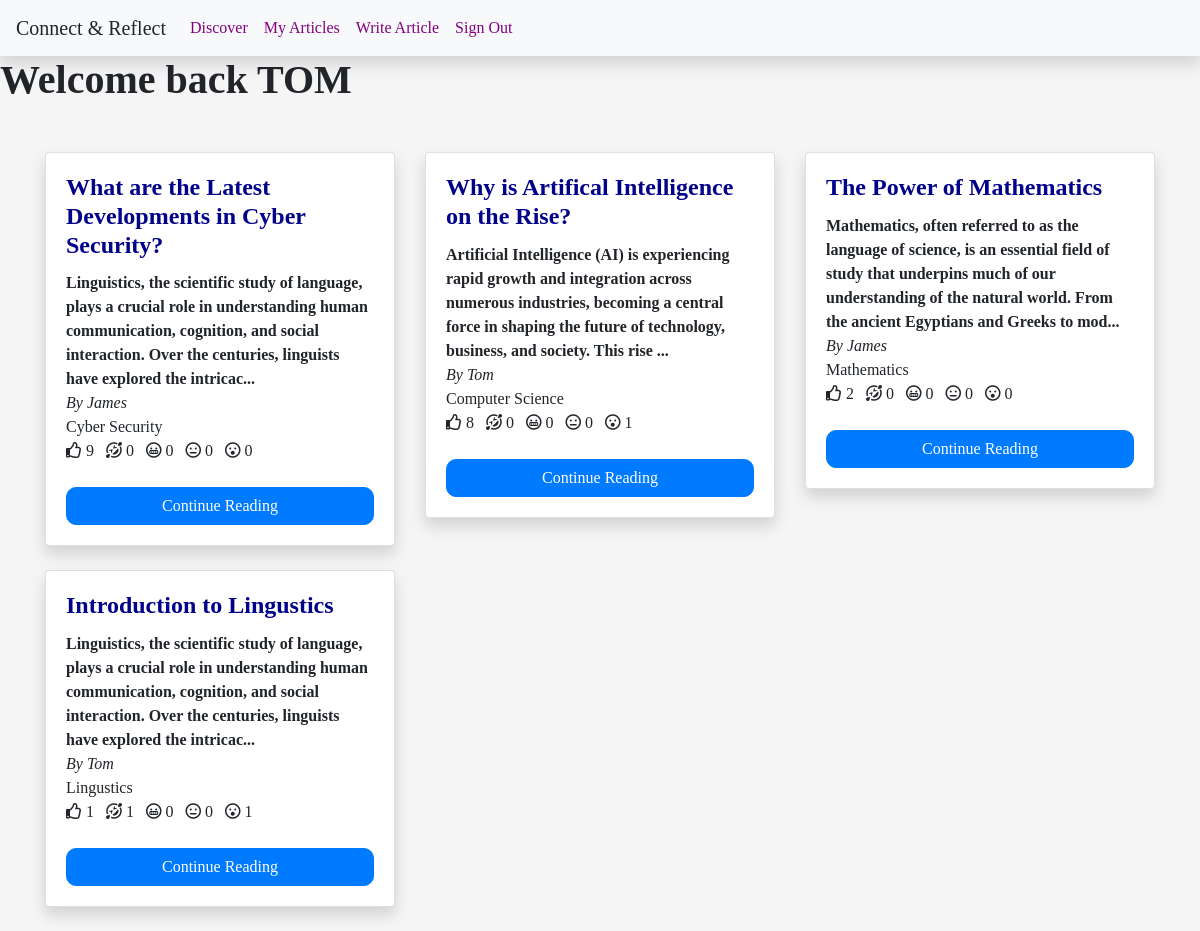
Page /discover (signed in) on the earlier database version.
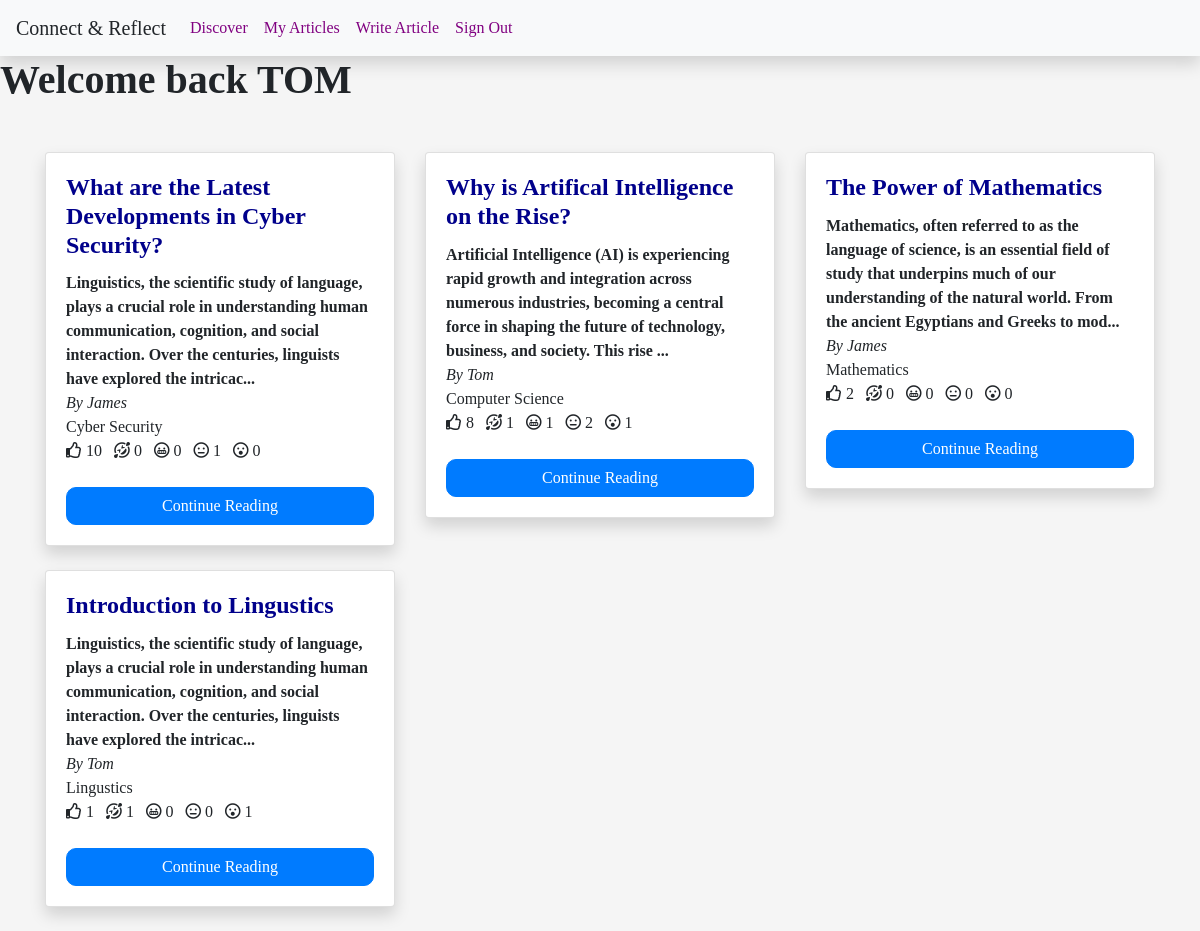
Same page on the later database version.
### app/models.py (models this page shows, shortened)
class User(UserMixin, db.Model):
    id = db.Column(db.Integer, primary_key=True)
    username = db.Column(db.String(300), unique=True)
    password = db.Column(db.String(300))
    articles = db.relationship("Article", backref="user", lazy="dynamic")
    authenticated = False

class Article(db.Model):
    id = db.Column(db.Integer, primary_key=True)
    title = db.Column(db.String(300))
    content = db.Column(db.String(100000))
    likes = db.Column(db.Integer, default=0)
    laughs = db.Column(db.Integer, default=0)
    grimaces = db.Column(db.Integer, default=0)
    blanks = db.Column(db.Integer, default=0)
    surprises = db.Column(db.Integer, default=0)
    author_id = db.Column(db.Integer, db.ForeignKey('user.id'))
    category_id = db.Column(db.Integer, db.ForeignKey('category.id'))

class Category(db.Model):
    id = db.Column(db.Integer, primary_key=True)
    category = db.Column(db.String(300), unique=True)
    articles = db.relationship("Article", backref="category", lazy="dynamic")

### app/views.py (the view)
@app.route("/discover")
@login_required
def discover():
    return render_template("discover.html",
                           title="Discover",
                    username=current_user.username,
                    all_articles=Article.query.order_by(Article.likes.desc()).all())

### app/views.py (called while the page is built)
@login_manager.user_loader
def load_user(user_id):
    return User.query.get(int(user_id))

### app/templates/discover.html (shortened to what this page needs)
{% extends "logged_in_base.html" %}
{% block content %}
<h1>
    Welcome back {{username}}
</h1>
<div class="container mt-5">
    {% if all_articles|length == 0 %}
        <div class="alert alert-info" role="alert">
            <b>No Articles Published.</b>
        </div>
    {% else %}
        <div class="row">
            {% for article in all_articles %}
                <div class="col-md-4 mb-4">
                    <div class="card shadow">
                        <div class="card-body">
                            <h5 class="card-title">{{ article.title }}</h5>
                            <p class="card-text">
                                <b>{{ article.content | truncate(200,True, '...',0) }}</b>
                                <i>By {{ article.user.username | capitalize }} </i>
                                {{ article.category.category}}
                                {% include "reactions.html" %}
                                <a href="{{ url_for('view', id=article.id) }}" class="btn btn-primary btn-block">Continue Reading</a>
                            </p>
                        </div>
                    </div>
                </div>
            {% endfor %}
        </div>
    {% endif %}
</div>
{% endblock %}

### app/templates/logged_in_base.html (shortened to what this page needs)
{% extends "base.html" %}
{% block navbar %}
<nav class="navbar navbar-expand-sm navbar-light bg-light shadow">
    <a class="navbar-brand">
        Connect & Reflect
    </a>
    <div class="collapse navbar-collapse" id="navbarSupportedContent">
        <ul class="navbar-nav">
            <li class="nav-item {% if request.path == '/' %}active{% endif %}">
                <a class="nav-link" href="/">Discover</a>
            </li>
            <li class="nav-item {% if request.path == '/portfolio' %}active{% endif %}">
                <a class="nav-link" href="/portfolio">My Articles</a>
            </li>
            <li class="nav-item {% if request.path == '/create' %}active{% endif %}">
                <a class="nav-link" href="/create">Write Article</a>
            </li>
            <li class="nav-item {% if request.path == '/quit' %}active{% endif %}">
                <a class="nav-link" href="/quit">Sign Out</a>
            </li>
        </ul>
    </div>
</nav>
{% endblock %}

### app/templates/base.html (shortened to what this page needs)
<!DOCTYPE html>
<html lang="en">
<head>
    <link rel="stylesheet" href="../static/bootstrap.min.css">
    <link rel="stylesheet" href="../static/styles.css">
    <link rel="stylesheet" href="{{ url_for('static', filename='fontawesome-free-5.3.1-web/css/all.css') }}">
</head>
<body>
    {% block navbar %}{% endblock %}
    {% block content %}{% endblock %}
</body>
</html>

### app/templates/reactions.html (shortened to what this page needs)
<a class="react" id="{{article.id}}">
    <i class="far fa-thumbs-up"></i><span id="likes">&nbsp;{{ article.likes }}</span>
</a>
<a class="react" id="{{article.id}}">
    <i class="far fa-grin-squint-tears"></i><span id="laughs">&nbsp;{{ article.laughs }}</span>
</a>
<a class="react" id="{{article.id}}">
    <i class="far fa-grimace"></i><span id="grimaces">&nbsp;{{ article.grimaces }}</span>
</a>
<a class="react" id="{{article.id}}">
    <i class="far fa-meh"></i><span id="blanks">&nbsp;{{ article.blanks }}</span>
</a>
<a class="react" id="{{article.id}}">
    <i class="far fa-surprise"></i><span id="surprises">&nbsp;{{ article.surprises }}</span>
</a>

### app/static/styles.css (style rules this page uses)
h1 { font-weight: bold; margin-bottom: 20px; }
body { font-family: 'Lucida Sans'; background-color: whitesmoke; }
.nav-link { color: purple !important; transition: color 0.3s; }
.card { background-color: white; }
.card-title { font-size: x-large; font-weight: bolder; color: darkblue; }
.btn { border-radius: 10px; transition: transform 0.5s; }

Differences in the rows shown:
changed Article "What are the Latest Developments in Cyber Security?": likes "9" → "10"; blanks "0" → "1"
changed Article "Why is Artifical Intelligence on the Rise?": laughs "0" → "1"; grimaces "0" → "1"; blanks "0" → "2"
